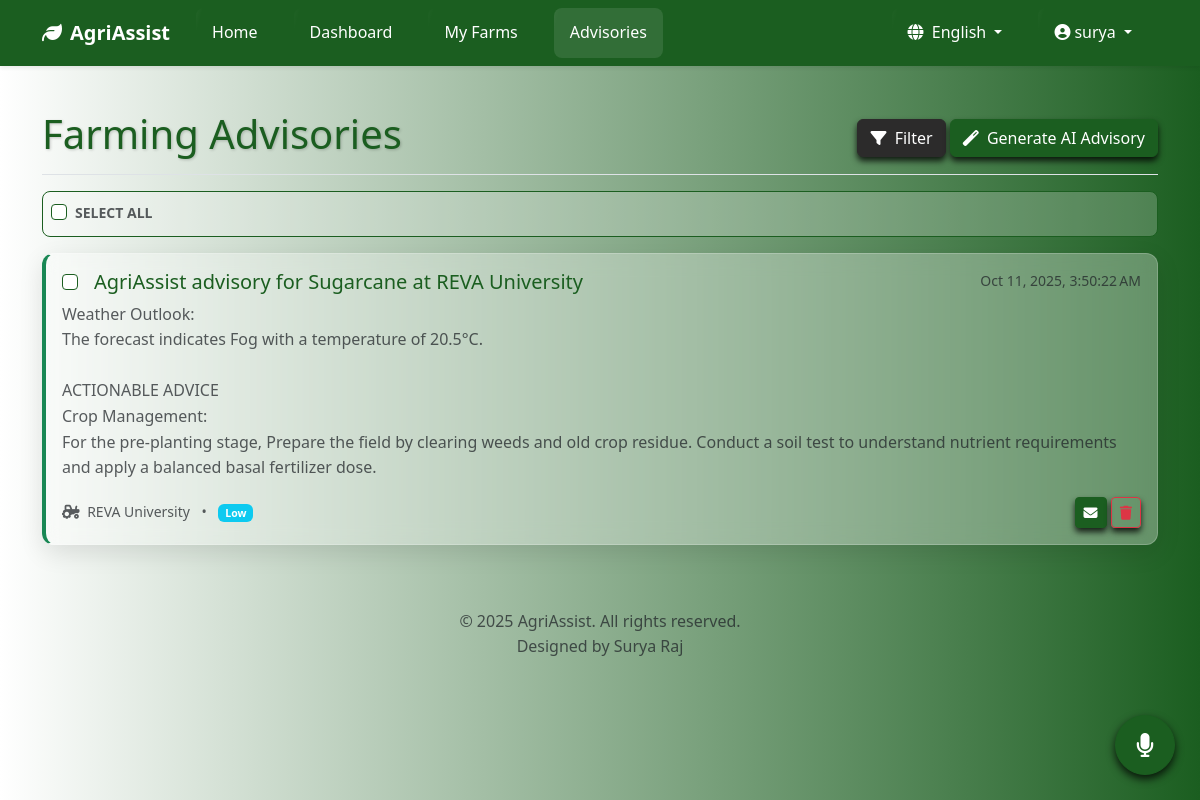
Page /advisories (signed in) on the committed database.
### app.py (models this page shows, shortened)
class User(db.Model, UserMixin):
    id = db.Column(db.Integer, primary_key=True)
    username = db.Column(db.String(64), unique=True, nullable=False, index=True)
    first_name = db.Column(db.String(50), nullable=False)
    last_name = db.Column(db.String(50), nullable=False)
    email = db.Column(db.String(120), unique=True, nullable=False, index=True)
    phone = db.Column(db.String(20), nullable=True)
    password_hash = db.Column(db.String(128), nullable=False)
    language = db.Column(db.String(10), default='en')
    created_at = db.Column(db.DateTime, default=datetime.utcnow)
    last_login = db.Column(db.DateTime, nullable=True)
    is_verified = db.Column(db.Boolean, nullable=False, default=False)
    farms = db.relationship('Farm', backref='owner', lazy=True, cascade='all, delete-orphan')

class Advisory(db.Model):
    id = db.Column(db.Integer, primary_key=True)
    title = db.Column(db.String(200), nullable=False)
    content = db.Column(db.Text, nullable=False)
    priority = db.Column(db.String(50), nullable=False, default='Medium')
    created_at = db.Column(db.DateTime, default=datetime.utcnow)
    farm_id = db.Column(db.Integer, db.ForeignKey('farm.id'), nullable=False)
    is_read = db.Column(db.Boolean, default=False)

class Farm(db.Model):
    id = db.Column(db.Integer, primary_key=True)
    name = db.Column(db.String(100), nullable=False)
    location = db.Column(db.String(200), nullable=False)
    latitude = db.Column(db.Float, nullable=False)
    longitude = db.Column(db.Float, nullable=False)
    area_hectares = db.Column(db.Float, nullable=True)
    area_geojson = db.Column(db.Text, nullable=True)
    created_at = db.Column(db.DateTime, default=datetime.utcnow)
    user_id = db.Column(db.Integer, db.ForeignKey('user.id'), nullable=False)
    advisories = db.relationship('Advisory', backref='farm', lazy=True, cascade='all, delete-orphan')

### app.py (the view)
@app.route('/advisories')
@login_required
def advisories():
    farm_ids = [farm.id for farm in current_user.farms]
    query = Advisory.query.filter(Advisory.farm_id.in_(farm_ids))
    filter_farm_id = request.args.get('farm_id')
    if filter_farm_id and filter_farm_id.isdigit():
        query = query.filter(Advisory.farm_id == int(filter_farm_id))
    filter_status = request.args.get('status')
    if filter_status == 'read':
        query = query.filter_by(is_read=True)
    elif filter_status == 'unread':
        query = query.filter_by(is_read=False)
    filter_priority = request.args.get('priority', '').lower()
    if filter_priority in ['high', 'medium', 'low']:
        query = query.filter(Advisory.priority.ilike(filter_priority))
    all_advisories = query.order_by(Advisory.created_at.desc()).all()
    crop_options_translated = [(c, _(c)) for c in CROP_OPTIONS]
    crop_stages_translated = [(s, _(s)) for s in CROP_STAGE_OPTIONS]
    soil_types_translated = [(s, _(s)) for s in SOIL_TYPE_OPTIONS]
    return render_template(
        'advisories.html', title=_('Advisories'),
        advisories=all_advisories,
        farms=current_user.farms,
        crop_options=crop_options_translated,
        crop_stages=crop_stages_translated,
        soil_types=soil_types_translated
    )

### app.py (called while the page is built)
@login_manager.user_loader
def load_user(user_id): return User.query.get(int(user_id))

def get_locale():
    if current_user.is_authenticated and current_user.language:
        return current_user.language
    if 'language' in session and session['language'] in app.config['LANGUAGES']:
        return session['language']
    return request.accept_languages.best_match(list(app.config['LANGUAGES'].keys()))

def get_timezone():
    return 'Asia/Kolkata'

@app.before_request
def before_request():
    session.permanent = True
    app.permanent_session_lifetime = timedelta(minutes=10) # Increased session lifetime
    session.modified = True
    g.language = get_locale()

@app.context_processor
def inject_globals():
    return {
        'now': datetime.utcnow,
        'get_locale': get_locale,
        'LANGUAGES': app.config['LANGUAGES']
    }

### templates/advisories.html (shortened to what this page needs)
{% extends "base.html" %}
{% block content %}
<div class="container py-4">
    <div class="d-flex justify-content-between flex-wrap flex-md-nowrap align-items-center pt-3 pb-2 mb-3 border-bottom">
        <h1 class="main-title">{{ _('Farming Advisories') }}</h1>
        <div>
            <button type="button" class="btn" id="filterBtn" data-bs-toggle="modal" data-bs-target="#filterModal">
                <i class="fas fa-filter me-1"></i> {{ _('Filter') }}
            </button>
            <button type="button" class="btn" id="generateAdvisoryBtn" data-bs-toggle="modal" data-bs-target="#generateAdvisoryModal">
                <i class="fas fa-magic me-1"></i> {{ _('Generate AI Advisory') }}
            </button>
        </div>
    </div>
    <div id="advisory-list">
        {% if advisories %}
            <div class="p-2 mb-3" id="advisory-list-header">
                <div class="form-check">
                    <input class="form-check-input" type="checkbox" value="" id="selectAllCheckbox" title="{{ _('Select All') }}">
                    <label class="form-check-label small text-muted fw-bold" for="selectAllCheckbox">
                        {{ _('SELECT ALL') }}
                    </label>
                </div>
            </div>
            {% for advisory in advisories %}
                <div class="card advisory-card mb-3 {% if not advisory.is_read %}unread{% endif %}">
                    <div class="card-body">
                        <div class="d-flex w-100 justify-content-between">
                            <div class="d-flex align-items-center">
                                <input class="form-check-input advisory-checkbox mt-0 me-3" type="checkbox" value="{{ advisory.id }}">
                                <h5 class="card-title mb-0">{{ advisory.title }}</h5>
                            </div>
                            <small class="advisory-timestamp text-muted text-nowrap">
                                {{ advisory.created_at|format_datetime('medium') }}
                            </small>
                        </div>
                        <p class="mb-1 mt-2 text-muted" style="white-space: pre-wrap;">{{ advisory.content }}</p>
                        <div class="d-flex justify-content-between align-items-center mt-3">
                            <small class="text-muted">
                                <i class="fas fa-tractor me-1"></i> {{ advisory.farm.name }}
                                <span class="mx-2">•</span>
                                {% set priority_color = 'info' %}
                                {% if advisory.priority == 'High' %}{% set priority_color = 'danger' %}
                                {% elif advisory.priority == 'Medium' %}{% set priority_color = 'warning' %}
                                {% endif %}
                                <span class="badge bg-{{ priority_color }}">{{ _(advisory.priority) }}</span>
                            </small>
                            <div>
                                <button class="btn btn-sm btn-outline-secondary mark-read" style="background-color: #1B5E20; color: #ffffff; border: 1px solid #1B5E20;box-shadow: 0 4px 6px rgba(0,0,0,0.8);" data-id="{{ advisory.id }}" title="{{ _('Mark as read') if not advisory.is_read else _('Mark as unread') }}">
                                    <i class="fas fa-{{ 'envelope-open' if advisory.is_read else 'envelope' }}"></i>
                                </button>
                                <button class="btn btn-sm btn-outline-danger delete-advisory" style="box-shadow: 0 4px 6px rgba(0,0,0,0.8);" data-id="{{ advisory.id }}">
                                    <i class="fas fa-trash"></i>
                                </button>
                            </div>
                        </div>
                    </div>
                </div>
            {% endfor %}
        {% endif %}
    </div>
</div>
{% endblock %}

### templates/base.html (shortened to what this page needs)
<!DOCTYPE html>
<html lang="{{ get_locale() }}">
<head>
    <link href="https://cdn.jsdelivr.net/npm/bootstrap@5.3.2/dist/css/bootstrap.min.css" rel="stylesheet">
    <link rel="stylesheet" href="https://cdnjs.cloudflare.com/ajax/libs/font-awesome/6.4.2/css/all.min.css">
    <link rel="stylesheet" href="https://cdn.jsdelivr.net/npm/ol@v8.1.0/ol.css">
    <link rel="stylesheet" href="{{ url_for('static', filename='css/style.css') }}">
</head>
<body>
    <header>
        <nav class="navbar navbar-expand-lg navbar-dark shadow-sm fixed-top navbar-glassy" style="background-color: #1B5E20;">
            <div class="container">
                <a class="navbar-brand fw-bold" href="{{ url_for('home') }}">
                    <i class="fas fa-leaf me-2"></i>{{ _('AgriAssist') }}
                </a>
                <div class="collapse navbar-collapse" id="navbarNav">
                    <ul class="navbar-nav me-auto mb-2 mb-lg-0">
                        <li class="nav-item">
                            <a class="nav-link {% if request.endpoint == 'home' %}active{% endif %}" href="{{ url_for('home') }}">{{ _('Home') }}</a>
                        </li>
                        {% if current_user.is_authenticated %}
                        <li class="nav-item">
                            <a class="nav-link {% if request.endpoint == 'dashboard' %}active{% endif %}" href="{{ url_for('dashboard') }}">{{ _('Dashboard') }}</a>
                        </li>
                        <li class="nav-item">
                            <a class="nav-link {% if request.endpoint == 'farms' %}active{% endif %}" href="{{ url_for('farms') }}">{{ _('My Farms') }}</a>
                        </li>
                        <li class="nav-item">
                            <a class="nav-link {% if request.endpoint == 'advisories' %}active{% endif %}" href="{{ url_for('advisories') }}">{{ _('Advisories') }}</a>
                        </li>
                        {% endif %}
                    </ul>
                    <ul class="navbar-nav ms-auto">
                        <li class="nav-item dropdown">
                            <a class="nav-link dropdown-toggle" href="#" id="languageDropdown" role="button" data-bs-toggle="dropdown" aria-expanded="false">
                                <i class="fas fa-globe me-1"></i> {{ LANGUAGES[get_locale()] }}
                            </a>
                        </li>
                        {% if current_user.is_authenticated %}
                        <li class="nav-item dropdown">
                             <a class="nav-link dropdown-toggle" href="#" id="userDropdown" role="button" data-bs-toggle="dropdown" aria-expanded="false">
                                <i class="fas fa-user-circle me-1"></i>{{ current_user.username }}
                            </a>
                        </li>
                        {% endif %}
                    </ul>
                </div>
            </div>
        </nav>
    </header>
    <main role="main">
        {% block content %}{% endblock %}
        {% if current_user.is_authenticated %}
            <button id="voice-assistant-btn" class="btn btn-success"
                    title="{{ _('Voice Assistant') }}"
                    data-lang="{{ get_locale() }}"
                    data-url-command-processor="{{ url_for('process_voice_command') }}"
                    data-speak-listening="{{ _('Listening...') }}"
                    data-speak-error="{{ _('Sorry, an error occurred. Please try again.') }}">
                <i class="fas fa-microphone"></i>
            </button>
        {% endif %}
    </main>
    <footer class="bg-transparent text-center text-lg-start mt-auto py-4">
        <div class="container">
            <p class="text-center text-muted">&copy; 2025 {{ _('AgriAssist') }}. {{ _('All rights reserved.') }} <br>{{ _('Designed by Surya Raj') }}</p>
        </div>
    </footer>
</body>
</html>

### static/css/style.css (style rules this page uses)
:root { --primary-color: #2E7D32; --secondary-color: #388E3C; --accent-color: #8BC34A; --light-color: #F1F8E9; --dark-color: #1B5E20; --text-color: #212121; --text-light: #757575; --white: #FFFFFF; --danger: #D32F2F; --warning: #FFA000; --success: #388E3C; }
body { font-family: 'Segoe UI', Tahoma, Geneva, Verdana, sans-serif; line-height: 1.6; color: var(--text-color); background-color: #f5f5f5; margin: 0; padding: 0; }
a { color: var(--primary-color); text-decoration: none; transition: color 0.3s ease; }
.navbar { background-color: var(--white); box-shadow: 0 2px 4px rgba(0, 0, 0, 0.1); }
.navbar-brand { font-weight: 700; color: var(--primary-color) !important; }
.nav-link { color: var(--text-color) !important; font-weight: 500; margin: 0 10px; }
.card { border: none; border-radius: 8px; box-shadow: 0 2px 10px rgba(0, 0, 0, 0.1); transition: transform 0.3s ease, box-shadow 0.3s ease; margin-bottom: 20px; }
footer { background-color: var(--dark-color); color: white; padding: 30px 0; margin-top: 60px; }

### templates/base.html (style rules this page uses)
body { padding-top: 70px; }
.navbar-dark .navbar-brand { color: white !important; }
.navbar-dark .navbar-nav .nav-link { color: white !important; position: relative; padding: 0.75rem 1rem; border-radius: 8px; overflow: hidden; z-index: 1; transition: background-color 0.3s ease; }
.navbar-dark .navbar-nav .nav-link::before { content: ''; position: absolute; top: 0; left: 0; width: 100%; height: 100%; background: linear-gradient( 90deg, transparent, rgba(255, 255, 255, 0.2), transparent ); transform: translateX(-100%) skewX(-15deg); z-index: -1; }
.navbar-dark .navbar-nav .nav-link:hover, .navbar-dark .navbar-nav .nav-link.active { background-color: rgba(255, 255, 255, 0.1); }
.navbar-dark .navbar-nav .nav-link.active::before { animation: sweep 3s infinite ease-out; }
#voice-assistant-btn { position: fixed; bottom: 25px; right: 25px; width: 60px; height: 60px; font-size: 1.5rem; border-radius: 50%; z-index: 1050; box-shadow: 0 4px 8px rgba(0,0,0,0.8); transition: transform 0.2s ease-in-out, background-color 0.2s; background-color: #1B5E20; border-color: #1B5E20; overflow: hidden; animation: gentlePulse 3s ease-in-out infinite; }
#voice-assistant-btn::after { content: ''; position: absolute; top: 50%; left: 50%; width: 5px; height: 5px; background: rgba(255, 255, 255, 0.5); opacity: 0; border-radius: 100%; transform: scale(1, 1) translate(-50%); transform-origin: 50% 50%; }

### templates/advisories.html (style rules this page uses)
body { background-image: linear-gradient(to right, white, #1B5E20); background-attachment: fixed; }
.main-title { color: #1B5E20; text-shadow: 1px 1px 3px rgba(0,0,0,0.2); }
.advisory-card { background: rgba(255, 255, 255, 0.3); backdrop-filter: blur(10px); -webkit-backdrop-filter: blur(10px); border: 1px solid rgba(255, 255, 255, 0.2); box-shadow: 0 8px 24px 0 rgba(0,0,0,0.1); transition: all 0.3s ease-in-out; border-radius: 0.75rem; }
.advisory-card.unread { border-left: 4px solid #198754; }
.advisory-card .card-title { color: #1B5E20; }
#advisory-list-header { background: rgba(255, 255, 255, 0.2); border: 1px solid #1B5E20; border-radius: 0.5rem; }
#filterBtn { background-color: #2c2b2b; border: 1px solid #2c2b2b; color: #ffffff; box-shadow: 0 4px 6px rgba(0,0,0,0.8); }
#generateAdvisoryBtn, #applyFilters, #generateSubmitBtn { background-color: #1B5E20; border: 1px solid #1B5E20; color: white; box-shadow: 0 4px 6px rgba(0,0,0,0.8); }
.form-check-input { border-color: #1B5E20; cursor: pointer; }

### rows in the picture
User: language "English", username "surya"
Advisory: title "AgriAssist advisory for Sugarcane at REVA University", created_at "Oct 11, 2025, 3:50:22 AM", content "Weather Outlook: The forecast indicates Fog with a temperature of 20.5°C. ACTIONABLE ADVICE Crop Management: For the pre-planting stage, Prepare the field by clearing weeds and old crop residue. Conduct a soil test to understand nutrient requirements and apply a balanced basal fertilizer dose.", farm.name "REVA University", is_read False (drawn)
